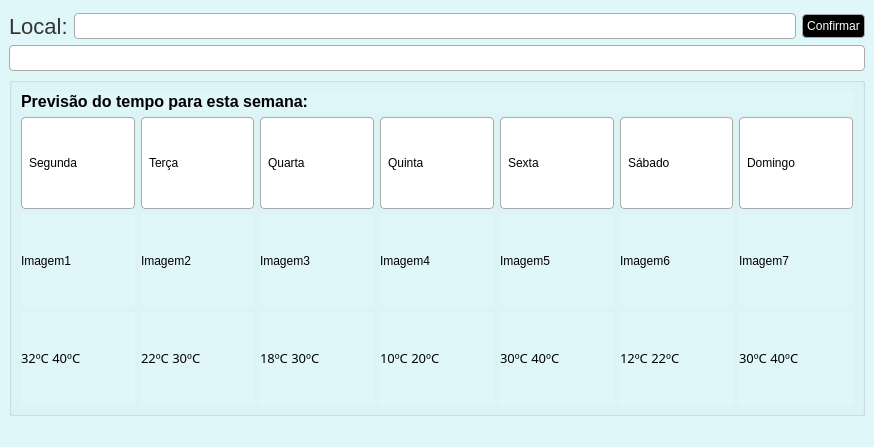
<?xml version="1.0" encoding="UTF-8"?>
<ui version="4.0">
 <class>MainWindow</class>
 <widget class="QMainWindow" name="MainWindow">
  <property name="geometry">
   <rect>
    <x>0</x>
    <y>0</y>
    <width>874</width>
    <height>447</height>
   </rect>
  </property>
  <property name="sizePolicy">
   <sizepolicy hsizetype="Expanding" vsizetype="Expanding">
    <horstretch>0</horstretch>
    <verstretch>0</verstretch>
   </sizepolicy>
  </property>
  <property name="windowforecastTitle">
   <string>MainWindow</string>
  </property>
  <property name="styleSheet">
   <string notr="true">
background-color: #E0F7FA;  /* azul clarinho */
</string>
  </property>
  <widget class="QWidget" name="centralwidget">
   <property name="sizePolicy">
    <sizepolicy hsizetype="Expanding" vsizetype="Expanding">
     <horstretch>0</horstretch>
     <verstretch>0</verstretch>
    </sizepolicy>
   </property>
   <layout class="QGridLayout" name="gridLayout_4">
    <item row="0" column="0">
     <layout class="QHBoxLayout" name="horizontalLayout_2">
      <item>
       <widget class="QLabel" name="locationLabel">
        <property name="font">
         <font>
          <family>Segoe UI</family>
          <pointsize>-1</pointsize>
         </font>
        </property>
        <property name="styleSheet">
         <string notr="true">font-family: Segoe UI, Arial;
font-size: 22px;
color: #333;</string>
        </property>
        <property name="text">
         <string>Local:</string>
        </property>
       </widget>
      </item>
      <item>
       <widget class="QLineEdit" name="locationInput">
        <property name="styleSheet">
         <string notr="true">background-color: #FFFFFF;
    border: 1px solid #AAAAAA;
    border-radius: 4px;
    padding: 4px;</string>
        </property>
       </widget>
      </item>
      <item>
       <widget class="QPushButton" name="ConfirmButton">
        <property name="styleSheet">
         <string notr="true">background-color: #000000;
border: 1px solid #AAAAAA;
border-radius: 4px;
color: #FFFFFF;
padding: 4px;</string>
        </property>
        <property name="text">
         <string>Confirmar</string>
        </property>
       </widget>
      </item>
     </layout>
    </item>
    <item row="1" column="0">
     <widget class="QLineEdit" name="LocalDetails">
      <property name="styleSheet">
       <string notr="true">background-color: #FFFFFF;
    border: 1px solid #AAAAAA;
    border-radius: 4px;
    padding: 4px;</string>
      </property>
     </widget>
    </item>
    <item row="2" column="0">
     <widget class="QGroupBox" name="groupBox">
      <property name="sizePolicy">
       <sizepolicy hsizetype="MinimumExpanding" vsizetype="MinimumExpanding">
        <horstretch>6</horstretch>
        <verstretch>6</verstretch>
       </sizepolicy>
      </property>
      <property name="minimumSize">
       <size>
        <width>850</width>
        <height>290</height>
       </size>
      </property>
      <property name="sizeIncrement">
       <size>
        <width>2000</width>
        <height>1200</height>
       </size>
      </property>
      <property name="font">
       <font>
        <pointsize>12</pointsize>
       </font>
      </property>
      <property name="styleSheet">
       <string notr="true"/>
      </property>
      <property name="forecastTitle">
       <string/>
      </property>
      <layout class="QGridLayout" name="gridLayout_3">
       <item row="2" column="0">
        <layout class="QHBoxLayout" name="IconsLayout">
         <item>
          <widget class="QLabel" name="icon1">
           <property name="sizePolicy">
            <sizepolicy hsizetype="Expanding" vsizetype="Expanding">
             <horstretch>2</horstretch>
             <verstretch>2</verstretch>
            </sizepolicy>
           </property>
           <property name="minimumSize">
            <size>
             <width>30</width>
             <height>50</height>
            </size>
           </property>
           <property name="maximumSize">
            <size>
             <width>400</width>
             <height>300</height>
            </size>
           </property>
           <property name="text">
            <string>Imagem1</string>
           </property>
          </widget>
         </item>
         <item>
          <widget class="QLabel" name="icon2">
           <property name="sizePolicy">
            <sizepolicy hsizetype="Expanding" vsizetype="Expanding">
             <horstretch>2</horstretch>
             <verstretch>2</verstretch>
            </sizepolicy>
           </property>
           <property name="minimumSize">
            <size>
             <width>30</width>
             <height>50</height>
            </size>
           </property>
           <property name="maximumSize">
            <size>
             <width>400</width>
             <height>300</height>
            </size>
           </property>
           <property name="text">
            <string>Imagem2</string>
           </property>
          </widget>
         </item>
         <item>
          <widget class="QLabel" name="icon3">
           <property name="sizePolicy">
            <sizepolicy hsizetype="Expanding" vsizetype="Expanding">
             <horstretch>2</horstretch>
             <verstretch>2</verstretch>
            </sizepolicy>
           </property>
           <property name="minimumSize">
            <size>
             <width>30</width>
             <height>50</height>
            </size>
           </property>
           <property name="maximumSize">
            <size>
             <width>400</width>
             <height>300</height>
            </size>
           </property>
           <property name="text">
            <string>Imagem3</string>
           </property>
          </widget>
         </item>
         <item>
          <widget class="QLabel" name="icon4">
           <property name="sizePolicy">
            <sizepolicy hsizetype="Expanding" vsizetype="Expanding">
             <horstretch>2</horstretch>
             <verstretch>2</verstretch>
            </sizepolicy>
           </property>
           <property name="minimumSize">
            <size>
             <width>30</width>
             <height>50</height>
            </size>
           </property>
           <property name="maximumSize">
            <size>
             <width>400</width>
             <height>300</height>
            </size>
           </property>
           <property name="text">
            <string>Imagem4</string>
           </property>
          </widget>
         </item>
         <item>
          <widget class="QLabel" name="icon5">
           <property name="sizePolicy">
            <sizepolicy hsizetype="Expanding" vsizetype="Expanding">
             <horstretch>2</horstretch>
             <verstretch>2</verstretch>
            </sizepolicy>
           </property>
           <property name="minimumSize">
            <size>
             <width>30</width>
             <height>50</height>
            </size>
           </property>
           <property name="maximumSize">
            <size>
             <width>400</width>
             <height>300</height>
            </size>
           </property>
           <property name="text">
            <string>Imagem5</string>
           </property>
          </widget>
         </item>
         <item>
          <widget class="QLabel" name="icon6">
           <property name="sizePolicy">
            <sizepolicy hsizetype="Expanding" vsizetype="Expanding">
             <horstretch>2</horstretch>
             <verstretch>2</verstretch>
            </sizepolicy>
           </property>
           <property name="minimumSize">
            <size>
             <width>30</width>
             <height>50</height>
            </size>
           </property>
           <property name="maximumSize">
            <size>
             <width>400</width>
             <height>300</height>
            </size>
           </property>
           <property name="text">
            <string>Imagem6</string>
           </property>
          </widget>
         </item>
         <item>
          <widget class="QLabel" name="icon7">
           <property name="sizePolicy">
            <sizepolicy hsizetype="Expanding" vsizetype="Expanding">
             <horstretch>2</horstretch>
             <verstretch>2</verstretch>
            </sizepolicy>
           </property>
           <property name="minimumSize">
            <size>
             <width>30</width>
             <height>50</height>
            </size>
           </property>
           <property name="maximumSize">
            <size>
             <width>400</width>
             <height>300</height>
            </size>
           </property>
           <property name="text">
            <string>Imagem7</string>
           </property>
          </widget>
         </item>
        </layout>
       </item>
       <item row="3" column="0">
        <layout class="QHBoxLayout" name="TemperaturesLayout">
         <item>
          <widget class="QLabel" name="temperature1">
           <property name="sizePolicy">
            <sizepolicy hsizetype="Expanding" vsizetype="Expanding">
             <horstretch>2</horstretch>
             <verstretch>2</verstretch>
            </sizepolicy>
           </property>
           <property name="minimumSize">
            <size>
             <width>30</width>
             <height>50</height>
            </size>
           </property>
           <property name="maximumSize">
            <size>
             <width>400</width>
             <height>300</height>
            </size>
           </property>
           <property name="font">
            <font>
             <family>Calibri Light</family>
             <pointsize>10</pointsize>
            </font>
           </property>
           <property name="text">
            <string>32ºC 40ºC</string>
           </property>
          </widget>
         </item>
         <item>
          <widget class="QLabel" name="temperature2">
           <property name="sizePolicy">
            <sizepolicy hsizetype="Expanding" vsizetype="Expanding">
             <horstretch>2</horstretch>
             <verstretch>2</verstretch>
            </sizepolicy>
           </property>
           <property name="minimumSize">
            <size>
             <width>30</width>
             <height>50</height>
            </size>
           </property>
           <property name="maximumSize">
            <size>
             <width>400</width>
             <height>300</height>
            </size>
           </property>
           <property name="font">
            <font>
             <family>Calibri Light</family>
             <pointsize>10</pointsize>
            </font>
           </property>
           <property name="text">
            <string>22ºC 30ºC</string>
           </property>
          </widget>
         </item>
         <item>
          <widget class="QLabel" name="temperature4">
           <property name="sizePolicy">
            <sizepolicy hsizetype="Expanding" vsizetype="Expanding">
             <horstretch>2</horstretch>
             <verstretch>2</verstretch>
            </sizepolicy>
           </property>
           <property name="minimumSize">
            <size>
             <width>30</width>
             <height>50</height>
            </size>
           </property>
           <property name="maximumSize">
            <size>
             <width>400</width>
             <height>300</height>
            </size>
           </property>
           <property name="font">
            <font>
             <family>Calibri Light</family>
             <pointsize>10</pointsize>
            </font>
           </property>
           <property name="text">
            <string>18ºC 30ºC</string>
           </property>
          </widget>
         </item>
         <item>
          <widget class="QLabel" name="temperature4_2">
           <property name="sizePolicy">
            <sizepolicy hsizetype="Expanding" vsizetype="Expanding">
             <horstretch>2</horstretch>
             <verstretch>2</verstretch>
            </sizepolicy>
           </property>
           <property name="minimumSize">
            <size>
             <width>30</width>
             <height>50</height>
            </size>
           </property>
           <property name="maximumSize">
            <size>
             <width>400</width>
             <height>300</height>
            </size>
           </property>
           <property name="font">
            <font>
             <family>Calibri Light</family>
             <pointsize>10</pointsize>
            </font>
           </property>
           <property name="text">
            <string>10ºC 20ºC</string>
           </property>
          </widget>
         </item>
         <item>
          <widget class="QLabel" name="temperature5">
           <property name="sizePolicy">
            <sizepolicy hsizetype="Expanding" vsizetype="Expanding">
             <horstretch>2</horstretch>
             <verstretch>2</verstretch>
            </sizepolicy>
           </property>
           <property name="minimumSize">
            <size>
             <width>30</width>
             <height>50</height>
            </size>
           </property>
           <property name="maximumSize">
            <size>
             <width>400</width>
             <height>300</height>
            </size>
           </property>
           <property name="font">
            <font>
             <family>Calibri Light</family>
             <pointsize>10</pointsize>
            </font>
           </property>
           <property name="text">
            <string>30ºC 40ºC</string>
           </property>
          </widget>
         </item>
         <item>
          <widget class="QLabel" name="temperature6">
           <property name="sizePolicy">
            <sizepolicy hsizetype="Expanding" vsizetype="Expanding">
             <horstretch>2</horstretch>
             <verstretch>2</verstretch>
            </sizepolicy>
           </property>
           <property name="minimumSize">
            <size>
             <width>30</width>
             <height>50</height>
            </size>
           </property>
           <property name="maximumSize">
            <size>
             <width>400</width>
             <height>300</height>
            </size>
           </property>
           <property name="font">
            <font>
             <family>Calibri Light</family>
             <pointsize>10</pointsize>
            </font>
           </property>
           <property name="text">
            <string>12ºC 22ºC</string>
           </property>
          </widget>
         </item>
         <item>
          <widget class="QLabel" name="temperature7">
           <property name="sizePolicy">
            <sizepolicy hsizetype="Expanding" vsizetype="Expanding">
             <horstretch>2</horstretch>
             <verstretch>2</verstretch>
            </sizepolicy>
           </property>
           <property name="minimumSize">
            <size>
             <width>30</width>
             <height>50</height>
            </size>
           </property>
           <property name="maximumSize">
            <size>
             <width>400</width>
             <height>300</height>
            </size>
           </property>
           <property name="font">
            <font>
             <family>Calibri Light</family>
             <pointsize>10</pointsize>
            </font>
           </property>
           <property name="text">
            <string>30ºC 40ºC</string>
           </property>
          </widget>
         </item>
        </layout>
       </item>
       <item row="0" column="0">
        <widget class="QLabel" name="forecastTitle">
         <property name="font">
          <font>
           <pointsize>12</pointsize>
           <weight>75</weight>
           <bold>true</bold>
          </font>
         </property>
         <property name="text">
          <string>Previsão do tempo para esta semana:</string>
         </property>
        </widget>
       </item>
       <item row="1" column="0">
        <layout class="QHBoxLayout" name="DaysLayout">
         <item>
          <widget class="QLabel" name="day1">
           <property name="sizePolicy">
            <sizepolicy hsizetype="Expanding" vsizetype="Expanding">
             <horstretch>2</horstretch>
             <verstretch>2</verstretch>
            </sizepolicy>
           </property>
           <property name="styleSheet">
            <string notr="true">background-color: #FFFFFF;
    border: 1px solid #AAAAAA;
    border-radius: 4px;
    padding: 4px;</string>
           </property>
           <property name="text">
            <string>Segunda</string>
           </property>
          </widget>
         </item>
         <item>
          <widget class="QLabel" name="day2">
           <property name="sizePolicy">
            <sizepolicy hsizetype="Expanding" vsizetype="Expanding">
             <horstretch>2</horstretch>
             <verstretch>2</verstretch>
            </sizepolicy>
           </property>
           <property name="styleSheet">
            <string notr="true">background-color: #FFFFFF;
    border: 1px solid #AAAAAA;
    border-radius: 4px;
    padding: 4px;</string>
           </property>
           <property name="text">
            <string>Terça</string>
           </property>
          </widget>
         </item>
         <item>
          <widget class="QLabel" name="day3">
           <property name="sizePolicy">
            <sizepolicy hsizetype="Expanding" vsizetype="Expanding">
             <horstretch>2</horstretch>
             <verstretch>2</verstretch>
            </sizepolicy>
           </property>
           <property name="styleSheet">
            <string notr="true">background-color: #FFFFFF;
    border: 1px solid #AAAAAA;
    border-radius: 4px;
    padding: 4px;</string>
           </property>
           <property name="text">
            <string>Quarta</string>
           </property>
          </widget>
         </item>
         <item>
          <widget class="QLabel" name="day4">
           <property name="sizePolicy">
            <sizepolicy hsizetype="Expanding" vsizetype="Expanding">
             <horstretch>2</horstretch>
             <verstretch>2</verstretch>
            </sizepolicy>
           </property>
           <property name="styleSheet">
            <string notr="true">background-color: #FFFFFF;
    border: 1px solid #AAAAAA;
    border-radius: 4px;
    padding: 4px;</string>
           </property>
           <property name="text">
            <string>Quinta</string>
           </property>
          </widget>
         </item>
         <item>
          <widget class="QLabel" name="day5">
           <property name="sizePolicy">
            <sizepolicy hsizetype="Expanding" vsizetype="Expanding">
             <horstretch>2</horstretch>
             <verstretch>2</verstretch>
            </sizepolicy>
           </property>
           <property name="minimumSize">
            <size>
             <width>30</width>
             <height>50</height>
            </size>
           </property>
           <property name="maximumSize">
            <size>
             <width>400</width>
             <height>300</height>
            </size>
           </property>
           <property name="styleSheet">
            <string notr="true">background-color: #FFFFFF;
    border: 1px solid #AAAAAA;
    border-radius: 4px;
    padding: 4px;</string>
           </property>
           <property name="text">
            <string>Sexta</string>
           </property>
          </widget>
         </item>
         <item>
          <widget class="QLabel" name="day6">
           <property name="sizePolicy">
            <sizepolicy hsizetype="Expanding" vsizetype="Expanding">
             <horstretch>2</horstretch>
             <verstretch>2</verstretch>
            </sizepolicy>
           </property>
           <property name="styleSheet">
            <string notr="true">background-color: #FFFFFF;
    border: 1px solid #AAAAAA;
    border-radius: 4px;
    padding: 4px;</string>
           </property>
           <property name="text">
            <string>Sábado</string>
           </property>
          </widget>
         </item>
         <item>
          <widget class="QLabel" name="day7">
           <property name="sizePolicy">
            <sizepolicy hsizetype="Expanding" vsizetype="Expanding">
             <horstretch>2</horstretch>
             <verstretch>2</verstretch>
            </sizepolicy>
           </property>
           <property name="styleSheet">
            <string notr="true">background-color: #FFFFFF;
    border: 1px solid #AAAAAA;
    border-radius: 4px;
    padding: 4px;</string>
           </property>
           <property name="text">
            <string>Domingo</string>
           </property>
          </widget>
         </item>
        </layout>
       </item>
      </layout>
     </widget>
    </item>
   </layout>
  </widget>
  <widget class="QMenuBar" name="menubar">
   <property name="geometry">
    <rect>
     <x>0</x>
     <y>0</y>
     <width>874</width>
     <height>27</height>
    </rect>
   </property>
   <widget class="QMenu" name="weatherMenu">
    <property name="forecastTitle">
     <string>Clima</string>
    </property>
   </widget>
   <widget class="QMenu" name="helpMenu">
    <property name="forecastTitle">
     <string>Acerca de</string>
    </property>
   </widget>
   <addaction name="weatherMenu"/>
   <addaction name="helpMenu"/>
  </widget>
  <widget class="QStatusBar" name="statusbar"/>
 </widget>
 <resources/>
 <connections/>
</ui>
